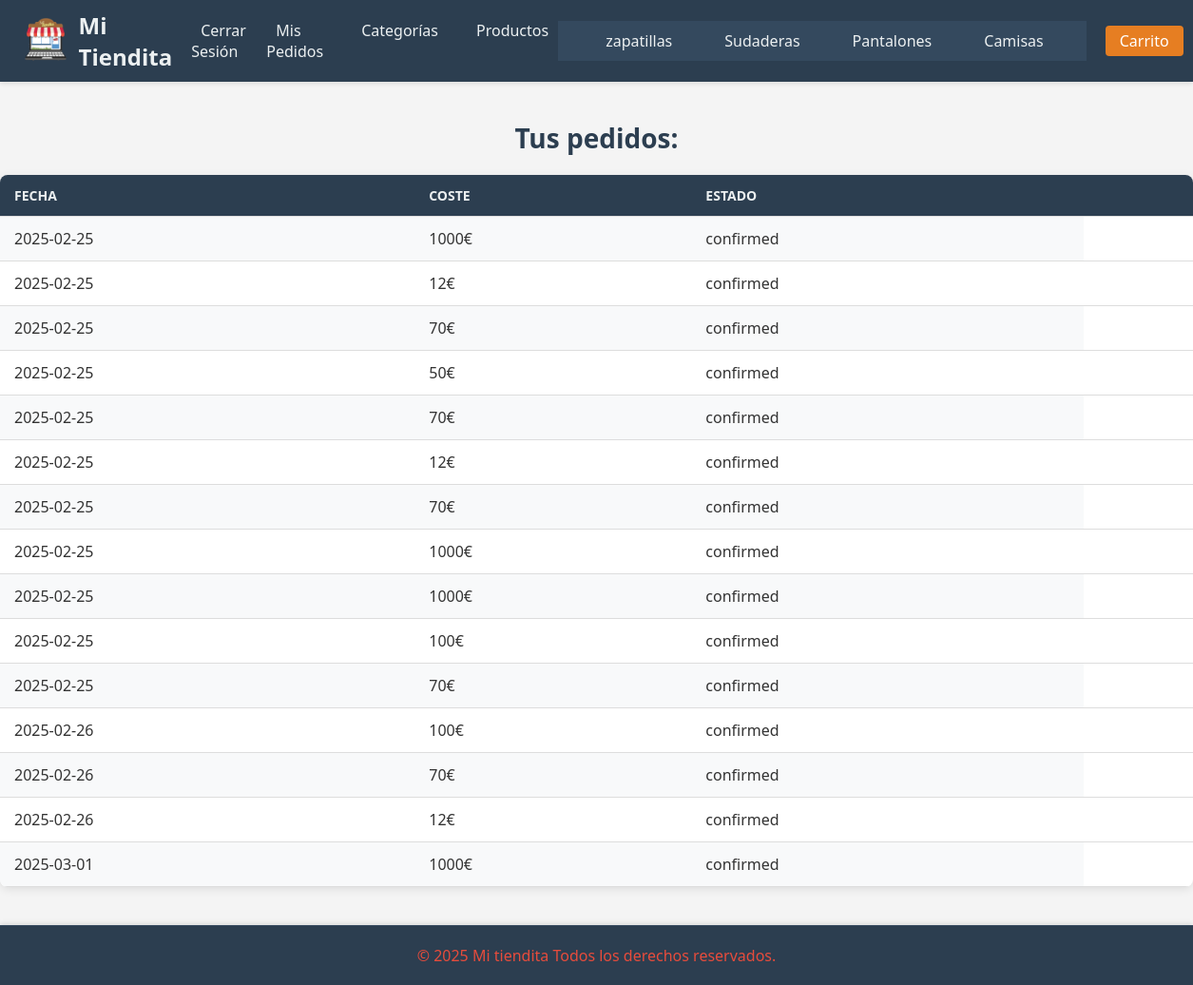
The app's page /Pedido/misPedidos (signed in) with its own data.
### tables this page shows
CREATE TABLE `categorias` (
  `id` int(255) NOT NULL,
  `nombre` varchar(100) NOT NULL
);

CREATE TABLE `pedidos` (
  `id` int(255) NOT NULL,
  `usuario_id` int(255) NOT NULL,
  `provincia` varchar(100) NOT NULL,
  `localidad` varchar(100) NOT NULL,
  `direccion` varchar(255) NOT NULL,
  `coste` float(200,2) NOT NULL,
  `estado` varchar(20) NOT NULL,
  `fecha` date DEFAULT NULL,
  `hora` time DEFAULT NULL
);

### src/lib/Pages.php (called while the page is built, shortened)
<?php
class Pages{
public function render(string $pageName, array $params = null):void{
    if ($params !=null){
        foreach ($params as $name =>$value){$$name=$value;}}$arriba =dirname(__DIR__,1);
        require_once $arriba."/views/layout/header.php";
        require_once $arriba . "/views/$pageName.php";
        require_once $arriba."/views/layout/footer.php";
    }
}

### src/Routes/Routes.php (called while the page is built, shortened)
<?php
class Routes
{
    public static function index(){
        Router::add('GET', '/Pedido/misPedidos', function (){
            return (new PedidoController())->misPedidos();
        });
        Router::dispatch();
    }
}

### src/init.php (called while the page is built, shortened)
<?php
Routes::index();
?>

### public/index.php (called while the page is built)
<?php
require_once '../src/init.php';

### src/lib/BaseDatos.php (called while the page is built, shortened)
<?php
class BaseDatos extends PDO{
    public function __construct(
        private string $tipo_de_base = "mysql",
        private string $servidor = SERVIDOR,
        private string $usuario = USUARIO,
        private string $password = PASSWORD,
        private string $baseDatos = BASE_DATOS) {
        try {
            $opciones = array(
                PDO::MYSQL_ATTR_INIT_COMMAND => "SET NAMES utf8",
                PDO::MYSQL_ATTR_FOUND_ROWS => true
            );
        }
        catch (PDOException $e) {
            echo "Ha surgido un error y no se puede conectar a la base de datos: " . $e->getMessage();
            exit;
        }
    }
}

### src/models/Categoria.php (called while the page is built, shortened)
<?php
class Categoria {
    private BaseDatos $bd;
    public function __construct() {
        $this->bd = new BaseDatos();
    }
    public function getAll(): bool|\PDOStatement{
        try {
            return $this->bd->query("SELECT * FROM categorias ORDER BY id DESC");
        } catch (PDOException $e) {
            echo "Ha surgido un error y no se puede conectar a la base de datos: " . $e->getMessage();
            return false;
        }
    }
    public static function obtenerCategorias(): bool|\PDOStatement {
        $categoria = new Categoria();
        return $categoria->getAll();
    }
}

### src/models/Pedido.php (called while the page is built, shortened)
<?php
class pedido {
    private BaseDatos $bd;
    public function __construct() {
        $this->bd = new BaseDatos();
    }
    public function getByUser($userID) : array {
        $sql = $this->bd->prepare("SELECT * FROM pedidos WHERE usuario_id = :id");
        $sql->bindParam(":id", $userID, \PDO::PARAM_INT);
        $sql->execute();
        return $sql->fetchAll(\PDO::FETCH_OBJ);
    }
}

### src/views/pedido/mis_pedidos.php (the view)
<?php if(!isset($error)) : ?>
    <h1>Tus pedidos:</h1>
    <table>
        <tr>
            <th>Fecha</th>
            <th>Coste</th>
            <th>Estado</th>
            <th></th>
        </tr>
        <?php if (isset($pedidos)): ?>
            <?php foreach ($pedidos as $pedido): ?>
                <tr>
                    <td><?= $pedido->fecha;?></td>
                    <td><?= $pedido->coste;?>€</td>
                    <td><?= $pedido->estado;?></td>
                </tr>
            <?php endforeach; ?>
        <?php endif; ?>
    </table>
<?php else: ?>
    <h1>ERROR: <?=$error?></h1>
<?php endif; ?>

### src/views/layout/header.php (shortened to what this page needs)
<html lang="es">
<head>
    <link rel="stylesheet" href="<?=base_url?>styles/style.css">
</head>
<body>
<header id="header">
    <div id="logo">
        <img src="<?=base_url?>images/logo.png" id="logo" alt="logo">
        <a href="<?=base_url?>">Mi Tiendita</a>
    </div>
    <nav>
        <ul>
            <?php if (isset($_SESSION["identity"])): ?>
                <li><a href="<?=base_url?>Usuario/logout/">Cerrar Sesi&oacute;n</a></li>
                <li><a href="<?=base_url?>Pedido/misPedidos">Mis Pedidos</a></li>
                <?php if (isset($_SESSION["admin"])): ?>
                    <li><a href="<?=base_url?>Categoria/index"> Categor&iacute;as</a></li>
                    <li><a href="<?=base_url?>Producto/index"> Productos</a></li>
                <?php endif; ?>
            <?php else: ?>
                <li><a href="<?=base_url?>Usuario/login">Iniciar Sesi&oacute;n</a></li>
                <li><a href="<?=base_url?>Usuario/registro">Registrarse</a></li>
            <?php endif; ?>
        </ul>
    </nav>
    <?php $categorias = Categoria::obtenerCategorias(); ?>
    <nav id="menu_cat">
        <ul>
            <?php while ($cat = $categorias->fetch(PDO::FETCH_OBJ)): ?>
                <li><a href="<?=base_url?>Categoria/ver/<?=$cat->id?>"><?=$cat->nombre?></a></li>
            <?php endwhile; ?>
        </ul>
    </nav>
        <ul>
            <li><a href="<?=base_url?>Carrito/ver">Carrito <?php if (isset($_SESSION["carrito"])) echo "(".count($_SESSION['carrito']["productos"]).")";?></a></li>
        </ul>
</header>

### public/styles/style.css (style rules this page uses)
body { font-family: 'Segoe UI', Tahoma, Geneva, Verdana, sans-serif; margin: 0; padding: 0; background-color: #f4f4f4; color: #333; }
a { text-decoration: none; color: inherit; }
#header { background-color: #2c3e50; color: #ecf0f1; padding: 10px 20px; display: flex; justify-content: space-between; align-items: center; box-shadow: 0 2px 5px rgba(0, 0, 0, 0.1); }
#logo { display: flex; align-items: center; }
#logo img { height: 50px; margin-right: 10px; }
#logo a { font-size: 24px; font-weight: bold; color: #ecf0f1; }
nav ul { list-style: none; margin: 0; padding: 0; display: flex; }
nav ul li { margin-left: 20px; }
nav ul li a { font-size: 16px; color: #ecf0f1; padding: 5px 10px; transition: background-color 0.3s ease; }
#menu_cat { background-color: #34495e; padding: 10px 20px; }
#menu_cat ul { display: flex; justify-content: center; list-style: none; margin: 0; padding: 0; }
#menu_cat ul li { margin: 0 15px; }
#menu_cat ul li a { color: #ecf0f1; font-size: 14px; padding: 5px 10px; transition: background-color 0.3s ease; }
h1 { text-align: center; color: #2c3e50; font-size: 28px; margin-bottom: 20px; }
#header ul { list-style: none; margin: 0; padding: 0; display: flex; }
#header ul li { margin-left: 20px; }
#header ul li a { font-size: 16px; color: #ecf0f1; padding: 5px 10px; transition: background-color 0.3s ease; }
#header ul li a[href*="Carrito"] { background-color: #e67e22; padding: 5px 15px; border-radius: 4px; color: #fff; }
table { width: 100%; border-collapse: collapse; margin: 20px 0; background-color: #fff; box-shadow: 0 2px 10px rgba(0, 0, 0, 0.1); border-radius: 8px; overflow: hidden; }
table th, table td { padding: 12px 15px; text-align: left; }
table th { background-color: #2c3e50; color: #ecf0f1; font-weight: bold; text-transform: uppercase; font-size: 14px; }
table tr { border-bottom: 1px solid #dddddd; }
table tr:nth-child(even) { background-color: #f8f9fa; }
h1 { font-size: 24px; color: #2c3e50; text-align: center; margin-top: 40px; }

### records on screen
categorias: nombre "zapatillas"
categorias: nombre "Sudaderas"
categorias: nombre "Pantalones"
categorias: nombre "Camisas"
pedidos: fecha "2025-02-25", coste "1000", estado "confirmed"
pedidos: fecha "2025-02-25", coste "12", estado "confirmed"
pedidos: fecha "2025-02-25", coste "70", estado "confirmed"
pedidos: fecha "2025-02-25", coste "50", estado "confirmed"
pedidos: fecha "2025-02-25", coste "70", estado "confirmed"
pedidos: fecha "2025-02-25", coste "12", estado "confirmed"
pedidos: fecha "2025-02-25", coste "70", estado "confirmed"
pedidos: fecha "2025-02-25", coste "1000", estado "confirmed"
pedidos: fecha "2025-02-25", coste "1000", estado "confirmed"
pedidos: fecha "2025-02-25", coste "100", estado "confirmed"
pedidos: fecha "2025-02-25", coste "70", estado "confirmed"
pedidos: fecha "2025-02-26", coste "100", estado "confirmed"
pedidos: fecha "2025-02-26", coste "70", estado "confirmed"
pedidos: fecha "2025-02-26", coste "12", estado "confirmed"
pedidos: fecha "2025-03-01", coste "1000", estado "confirmed"
